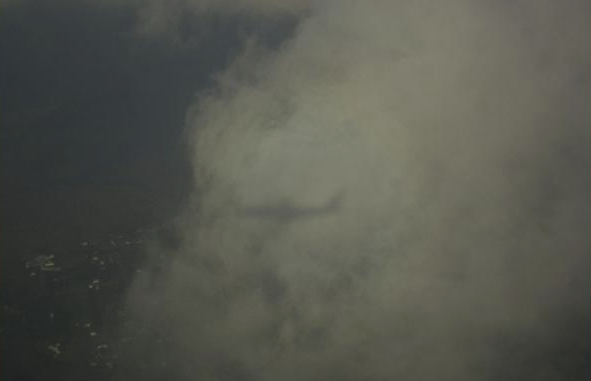
#> input picture retinex/img/origin.png, 591 x 381 px; its folder holds only this picture in this run
$ python Retinex_run.py
#> lines starting #> are read from the running program, lines starting #| are printed output that depends on the picture
#> further down, img is the input picture: shape (381, 591, 3); mean B, G, R 78.1, 86.5, 85.2
### retinex/Retinex_1.py
import numpy as np
import cv2


def singleScaleRetinex(img, sigma):
    retinex = np.log10(img) - np.log10(cv2.GaussianBlur(img, (0, 0), sigma))

    return retinex


def multiScaleRetinex(img, sigma_list):
    retinex = np.zeros_like(img)
    for sigma in sigma_list:
        retinex += singleScaleRetinex(img, sigma)

    retinex = retinex / len(sigma_list)

    return retinex


def colorRestoration(img, alpha, beta):
#> called with alpha = 125, beta = 46
    img_sum = np.sum(img, axis=2, keepdims=True)

    color_restoration = beta * (np.log10(alpha * img) - np.log10(img_sum))
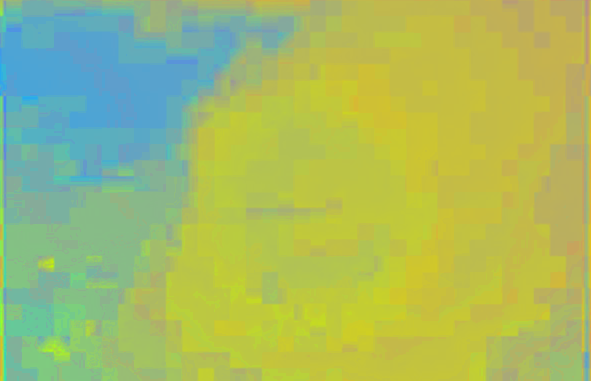
#> color_restoration: shape (381, 591, 3) float64; mean of channels 0, 1, 2 73.4, 75.2, 74.8; drawn with min black and max white

    return color_restoration


def simplestColorBalance(img, low_clip, high_clip):
    total = img.shape[0] * img.shape[1]
    for i in range(img.shape[2]):
        unique, counts = np.unique(img[:, :, i], return_counts=True)
        current = 0
        for u, c in zip(unique, counts):
            if float(current) / total < low_clip:
                low_val = u
            if float(current) / total < high_clip:
                high_val = u
            current += c

        img[:, :, i] = np.maximum(np.minimum(img[:, :, i], high_val), low_val)

    return img


def MSRCR(img, sigma_list, G, b, alpha, beta, low_clip, high_clip):
    img = np.float64(img) + 1.0

    img_retinex = multiScaleRetinex(img, sigma_list)

    img_color = colorRestoration(img, alpha, beta)
    img_msrcr = G * (img_retinex * img_color + b)
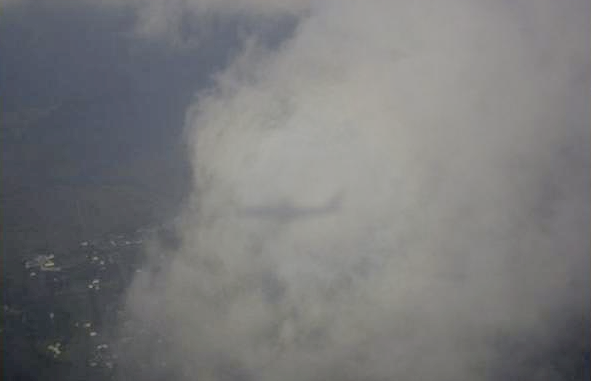
#> img_msrcr: shape (381, 591, 3) float64; mean of channels 0, 1, 2 121.1, 120.1, 119.6; drawn as B, G, R

    for i in range(img_msrcr.shape[2]):
        img_msrcr[:, :, i] = (img_msrcr[:, :, i] - np.min(img_msrcr[:, :, i])) / \
                             (np.max(img_msrcr[:, :, i]) - np.min(img_msrcr[:, :, i])) * \
                             255

    img_msrcr = np.uint8(np.minimum(np.maximum(img_msrcr, 0), 255))
    img_msrcr = simplestColorBalance(img_msrcr, low_clip, high_clip)
#> after the loop in simplestColorBalance, `for i in range(img.shape[2]):`:
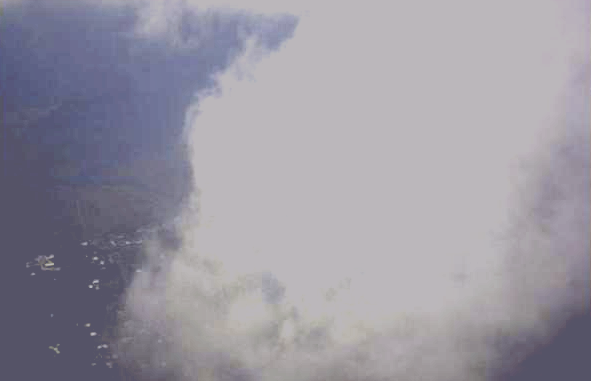
#> img: shape (381, 591, 3); mean of channels 0, 1, 2 160.9, 150.1, 152.9; drawn as B, G, R

    return img_msrcr


def automatedMSRCR(img, sigma_list):
    img = np.float64(img) + 1.0

    img_retinex = multiScaleRetinex(img, sigma_list)

    for i in range(img_retinex.shape[2]):
        unique, count = np.unique(np.int32(img_retinex[:, :, i] * 100), return_counts=True)
        for u, c in zip(unique, count):
            if u == 0:
                zero_count = c
                break

        low_val = unique[0] / 100.0
        high_val = unique[-1] / 100.0
        for u, c in zip(unique, count):
            if u < 0 and c < zero_count * 0.1:
                low_val = u / 100.0
            if u > 0 and c < zero_count * 0.1:
                high_val = u / 100.0
                break

        img_retinex[:, :, i] = np.maximum(np.minimum(img_retinex[:, :, i], high_val), low_val)

        img_retinex[:, :, i] = (img_retinex[:, :, i] - np.min(img_retinex[:, :, i])) / \
                               (np.max(img_retinex[:, :, i]) - np.min(img_retinex[:, :, i])) \
                               * 255
#> this loop made 3 passes
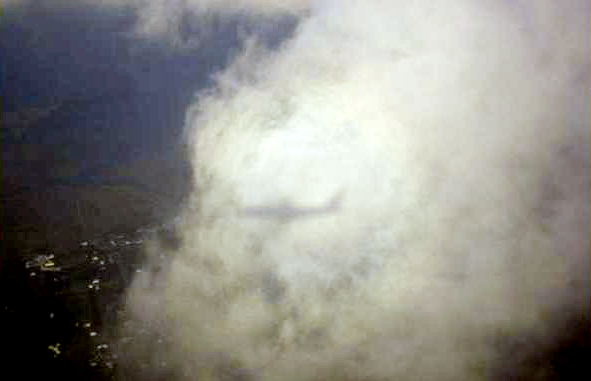
#> img_retinex: shape (381, 591, 3) float64; mean of channels 0, 1, 2 134.1, 139.8, 140.9; drawn as B, G, R

    img_retinex = np.uint8(img_retinex)

    return img_retinex


def MSRCP(img, sigma_list, low_clip, high_clip):
#> called with low_clip = 0.1, high_clip = 0.6
    img = np.float64(img) + 1.0

    intensity = np.sum(img, axis=2) / img.shape[2]

    retinex = multiScaleRetinex(intensity, sigma_list)
#> the loop in multiScaleRetinex (call 3), `for sigma in sigma_list:` made 3 passes
#> pass 1, in singleScaleRetinex (call 7), `retinex = np.log10(img) - np.log10(cv2.GaussianBlur(img, (0, 0), sigma))`:
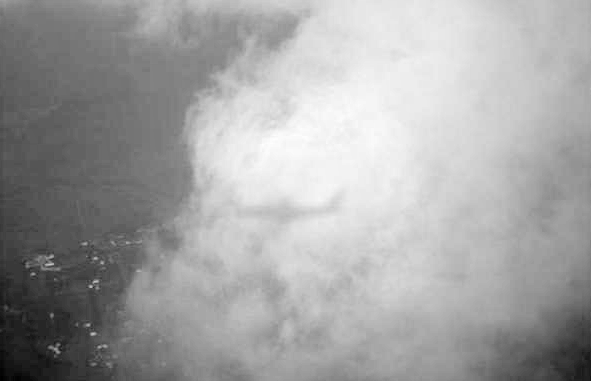
#> retinex: shape (381, 591) float64; min -0.372, max 0.179, mean -0.019; drawn with min black and max white

    intensity = np.expand_dims(intensity, 2)
    retinex = np.expand_dims(retinex, 2)

    intensity1 = simplestColorBalance(retinex, low_clip, high_clip)
#> call 2 of simplestColorBalance, with low_clip = 0.1, high_clip = 0.6
#> after the loop in simplestColorBalance (call 2), `for i in range(img.shape[2]):`:
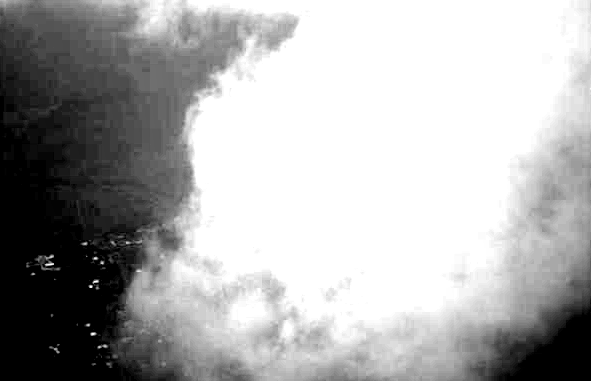
#> img: shape (381, 591, 1) float64; min -0.123, max 0.0193, mean -0.0269; drawn with min black and max white

    intensity1 = (intensity1 - np.min(intensity1)) / \
                 (np.max(intensity1) - np.min(intensity1)) * \
                 255.0 + 1.0

    img_msrcp = np.zeros_like(img)

    for y in range(img_msrcp.shape[0]):
        for x in range(img_msrcp.shape[1]):
            B = np.max(img[y, x])
            A = np.minimum(256.0 / B, intensity1[y, x, 0] / intensity[y, x, 0])
            img_msrcp[y, x, 0] = A * img[y, x, 0]
            img_msrcp[y, x, 1] = A * img[y, x, 1]
            img_msrcp[y, x, 2] = A * img[y, x, 2]
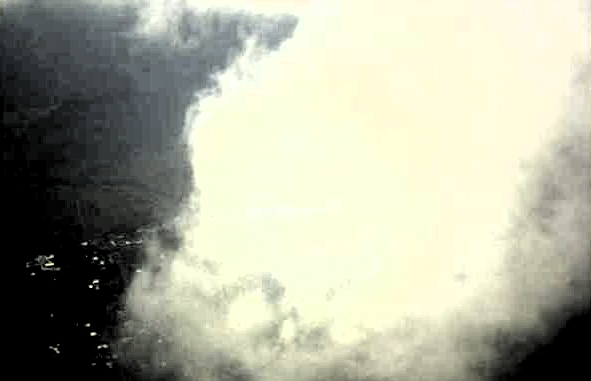
#> img_msrcp: shape (381, 591, 3) float64; mean of channels 0, 1, 2 156.5, 175, 173.4; drawn with min black and max white

    img_msrcp = np.uint8(img_msrcp - 1.0)

    return img_msrcp

### retinex/Retinex_run.py
import sys
import os

import cv2
import json

import Retinex_1

data_path = 'img'
img_list = os.listdir(data_path)
if len(img_list) == 0:
    print('Data directory is empty.')
    exit()

"""
with open('config.json', 'r') as f:
    config = json.load(f)
"""
config = {'sigma_list': [300,300,0.33], 'G': 5, 'b': 25, 'alpha': 125, 'beta': 46, 'low_clip':0.1, 'high_clip':0.6}

for img_name in img_list:
    if img_name == '.gitkeep':
        continue

    img = cv2.imread(os.path.join(data_path, img_name))

    print('msrcr processing......')
    img_msrcr = Retinex_1.MSRCR(
        img,
        config['sigma_list'],
        config['G'],
        config['b'],
        config['alpha'],
        config['beta'],
        config['low_clip'],
        config['high_clip']
    )
    cv2.imshow('MSRCR retinex', img_msrcr)
    cv2.imwrite("MSRCR_retinex.tif", img_msrcr)

    print('amsrcr processing......')
    img_amsrcr = Retinex_1.automatedMSRCR(
        img,
        config['sigma_list']
    )
    cv2.imshow('autoMSRCR retinex', img_amsrcr)
    cv2.imwrite('AutomatedMSRCR_retinex.tif', img_amsrcr)

    print('msrcp processing......')
    img_msrcp = Retinex_1.MSRCP(
        img,
        config['sigma_list'],
        config['low_clip'],
        config['high_clip']
    )

    shape = img.shape
#> shape = (381, 591, 3)
    cv2.imshow('Image', img)

    cv2.imshow('MSRCP', img_msrcp)
    cv2.imwrite('MSRCP.tif', img_msrcp)
    cv2.waitKey()
